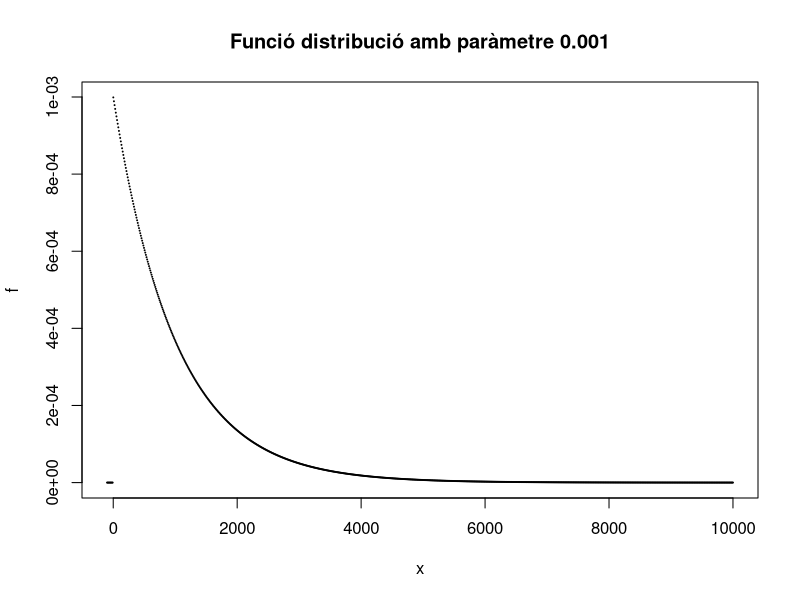

Here is the R script that generated this plot:
## ---- chunk 1
fexp = function(x, lambda) ifelse(x < 0, 0, lambda * exp(-lambda * x))
x<-seq(-100, 10000, length.out = 1000)
plot(x, fexp(x, lambda=0.001), type='p', cex=0.1, ylab='f', 
     main='Funció distribució amb paràmetre 0.001')
